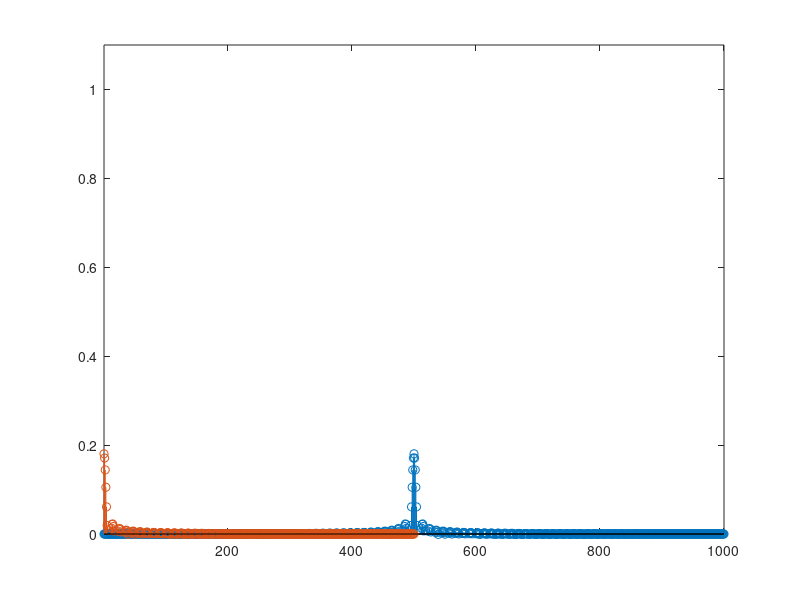
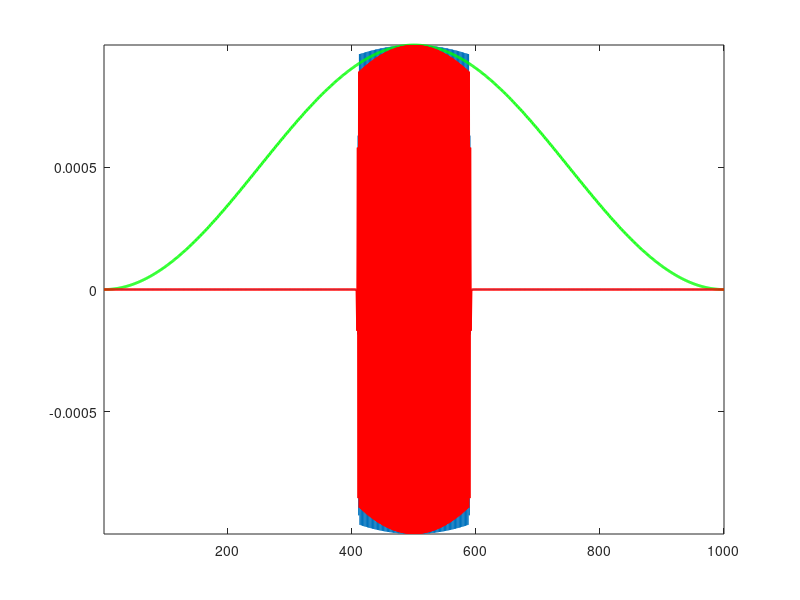
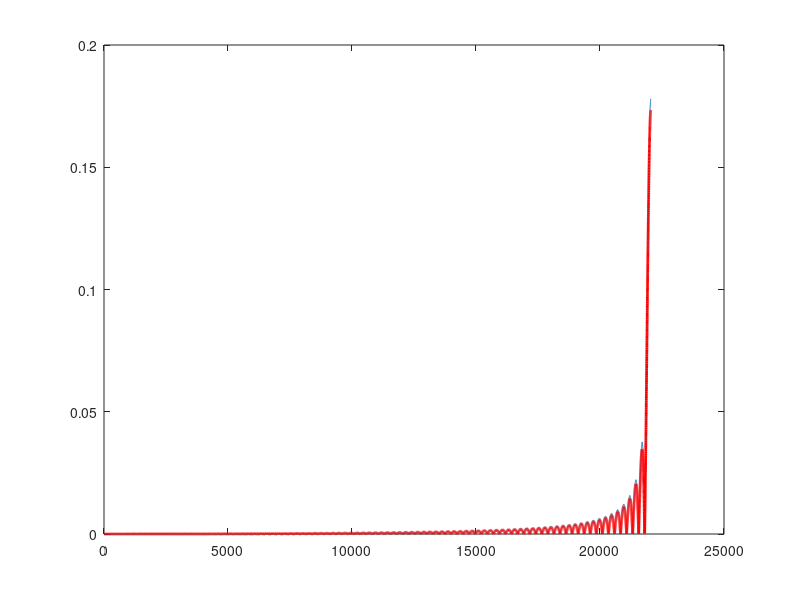

The MATLAB source for these figures, in order:
clear 
clc

Fs = 44100;  % Sampling Frequency

N    = 1000;     % Order
Fc   = 4000;     % Cutoff Frequency
flag = 'scale';  % Sampling Flag

% Create the window vector for the design algorithm.
win = hann(N+1);

% Calculate the coefficients using the FIR1 function.
b  = fir1(N, Fc/(Fs/2), 'low', win, flag);

figure(1); clf
stem(b)
axis([1 N+1 0 1.1])
hold on
pause
stem(b(N/2+1:end))
pause

h = fftshift(real(ifft(b)));

figure(2); clf
plot(h)
axis([1 N+1 -inf inf])
hold on
pause

w_hanning = hanning(N+1)';
h_win = h.*w_hanning;
plot(w_hanning*max(abs(h)),'g','linewidth',2)
pause
plot(h_win,'r','linewidth',2)
pause

H_without_win = fft(h,Fs);
H_with_win = fft(h_win,Fs);

figure(3); clf
plot(abs(H_without_win(1:Fs/2)))
hold on
plot(abs(H_with_win(1:Fs/2)),'r','linewidth',2)
